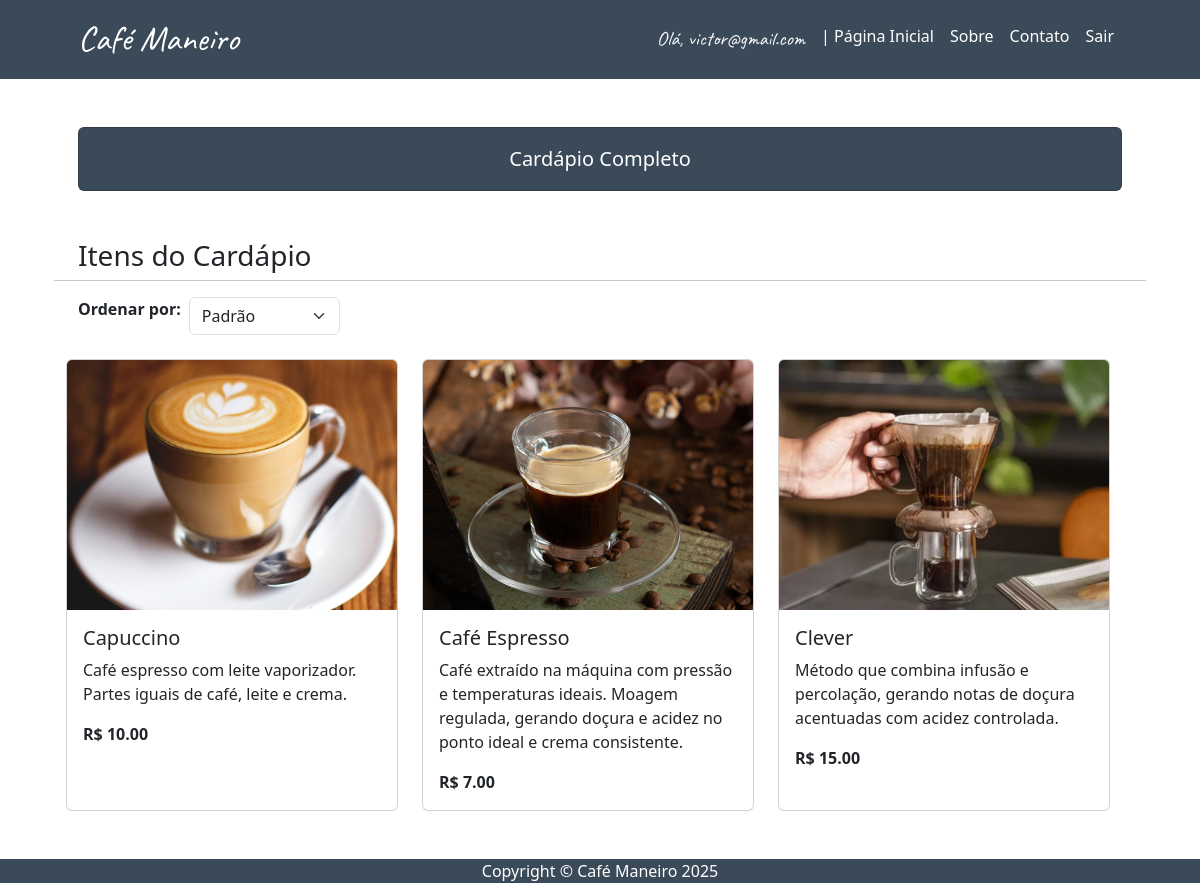
The page /visualizar/ (signed in) on the database its author committed.
### usuarios/models.py (models this page shows, shortened)
class ItemCardapio(models.Model):
    titulo = models.CharField(max_length=100)
    descricao = models.TextField()
    valor = models.DecimalField(max_digits=6, decimal_places=2)
    foto = models.ImageField(upload_to='cardapio/')

### usuarios/views.py (the view)
# urls.py: path("visualizar/", views.visualizar, name="visualizar"),
def visualizar(request):
    if not request.user.is_authenticated:
        return render(request, 'usuarios/login.html', {'erro': 'Você precisa estar logado para acessar essa página.'})
    elif request.user.is_authenticated:
        ordenacao = request.GET.get('ordenar', '')
        if ordenacao == 'titulo':
            lista_itens = ItemCardapio.objects.order_by('titulo')
        elif ordenacao == 'preco_menor':
            lista_itens = ItemCardapio.objects.order_by('valor')
        elif ordenacao == 'preco_maior':
            lista_itens = ItemCardapio.objects.order_by('-valor')
        else:
            lista_itens = ItemCardapio.objects.all()
        return render(request, 'usuarios/visualizar.html', {'lista_itens': lista_itens})

### usuarios/templates/usuarios/visualizar.html (shortened to what this page needs)
{% extends 'usuarios/base.html' %}
{% load static %}
{% block titulo %}Cardápio Completo{% endblock %}
{% block conteudo %}
<h3>Itens do Cardápio</h3>
<hr>
<form method="get" class="mb-4 d-flex justify-content-init">
    <label for="ordenar" class="me-2 fw-bold">Ordenar por:</label>
    <select name="ordenar" id="ordenar" class="form-select w-auto" onchange="this.form.submit()">
        <option value="">Padrão</option>
    </select>
</form>
<div class="row">
    {% for item in lista_itens %}
    <div class="col-md-4 mb-4">
        <div class="card h-100">
            {% if item.foto %}
            <img src="{{ item.foto.url }}" class="card-img-top" alt="{{ item.titulo }}" style="width: 100%; height: 250px; object-fit: cover;">
            {% else %}
            <img src="{% static 'img/default.png' %}" class="card-img-top" alt="Sem imagem" style="width: 100%; height: 250px; object-fit: cover;">
            {% endif %}
            <div class="card-body">
                <h5 class="card-title">{{ item.titulo }}</h5>
                <p class="card-text">{{ item.descricao }}</p>
                <p class="card-text fw-bold min-height">R$ {{ item.valor }}</p>
            </div>
        </div>
    </div>
    {% empty %}
    <p>Nenhum item encontrado.</p>
    {% endfor %}
</div>
{% endblock %}

### usuarios/templates/usuarios/base.html (shortened to what this page needs)
{% load static %}
<!DOCTYPE html>
<html lang="pt-br">
<head>
    <link href="{% static 'css/bootstrap.min.css' %}" rel="stylesheet">
    <link href="https://cdn.jsdelivr.net/npm/bootstrap-icons@1.11.3/font/bootstrap-icons.css" rel="stylesheet">
</head>
<body>
        {% block navbar %}
        <nav class="navbar navbar-expand-lg" style="color: white !important; background-color: #3a4a58;">
            <div class="container px-5">
                <a class="navbar-brand text-white" href="{% url 'home' %}" style="font-family: Caveat, sans serif; font-size: 35px;">Café Maneiro</a>
                <div class="collapse navbar-collapse" id="navbarSupportedContent">
                    <ul class="navbar-nav ms-auto mb-2 mb-lg-0">
                        {% if user.is_authenticated %}
                        <li class="nav-item" style="font-family: Caveat, sans serif; font-size: 20px;">
                            <span class="nav-link disabled text-light">Olá, {{ user.email }}</span>
                        </li>
                        {% endif %}
                        <li class="nav-item"><a class="nav-link text-white" href="{% url 'home' %}">| Página Inicial</a></li>
                        <li class="nav-item"><a class="nav-link text-white" href="{% url 'sobre' %}">Sobre</a></li>
                        <li class="nav-item"><a class="nav-link text-white" href="{% url 'contato' %}">Contato</a></li>
                        <li class="nav-item"><a class="nav-link text-white" href="{% url 'logout' %}">Sair</a></li>
                    </ul>
                </div>
            </div>
        </nav>
        {% endblock %}
        <div class="container px-4 px-lg-5">
            <div class="card my-5 py-* text-center" style="background-color: #3a4a58;">
                <div class="card-body">
                    <p class="text-white m-0" style="font-size: 20px;">
                        {% block titulo %} Bem-vindo ao administrador de cardápio da Café Maneiro.<br> <br>Bom Café! {% endblock %}
                    </p>
                </div>
            </div>
            <div class="row gx-4 gx-lg-5">
                {% block conteudo %}{% endblock %}
            </div>
        </div>
        <footer class="fixed-bottom" style="background-color: #3a4a58;">
            <div class="container px-4 px-lg-5"><p class="m-0 text-center text-white">Copyright &copy; Café Maneiro 2025</p></div>
        </footer>
</body>
</html>

### rows shown on the page
ItemCardapio: foto (picture), titulo "Capuccino", descricao "Café espresso com leite vaporizador. Partes iguais de café, leite e crema.", valor "10.00"
ItemCardapio: foto (picture), titulo "Café Espresso", descricao "Café extraído na máquina com pressão e temperaturas ideais. Moagem regulada, gerando doçura e acidez no ponto ideal e crema consistente.", valor "7.00"
ItemCardapio: foto (picture), titulo "Clever", descricao "Método que combina infusão e percolação, gerando notas de doçura acentuadas com acidez controlada.", valor "15.00"

### other values the page prints
{{ user.email }} "victor@gmail.com"
